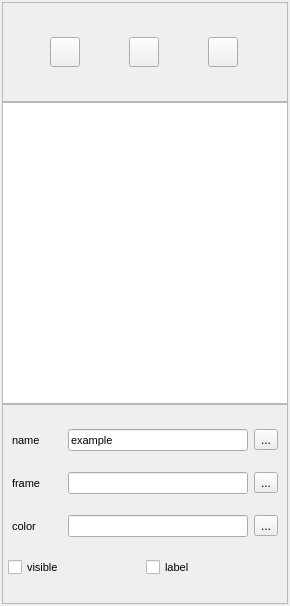
<?xml version="1.0" encoding="UTF-8"?>
<ui version="4.0">
 <class>ToolBar</class>
 <widget class="QWidget" name="ToolBar">
  <property name="windowModality">
   <enum>Qt::NonModal</enum>
  </property>
  <property name="enabled">
   <bool>true</bool>
  </property>
  <property name="geometry">
   <rect>
    <x>0</x>
    <y>0</y>
    <width>290</width>
    <height>606</height>
   </rect>
  </property>
  <property name="maximumSize">
   <size>
    <width>300</width>
    <height>16777215</height>
   </size>
  </property>
  <property name="windowTitle">
   <string>Form</string>
  </property>
  <property name="layoutDirection">
   <enum>Qt::LeftToRight</enum>
  </property>
  <property name="autoFillBackground">
   <bool>false</bool>
  </property>
  <property name="locale">
   <locale language="Chinese" country="China"/>
  </property>
  <layout class="QVBoxLayout" name="verticalLayout_3" stretch="0,1,0">
   <property name="spacing">
    <number>0</number>
   </property>
   <property name="sizeConstraint">
    <enum>QLayout::SetDefaultConstraint</enum>
   </property>
   <property name="leftMargin">
    <number>2</number>
   </property>
   <property name="topMargin">
    <number>2</number>
   </property>
   <property name="rightMargin">
    <number>2</number>
   </property>
   <property name="bottomMargin">
    <number>2</number>
   </property>
   <item>
    <widget class="QFrame" name="frame">
     <property name="minimumSize">
      <size>
       <width>0</width>
       <height>100</height>
      </size>
     </property>
     <property name="maximumSize">
      <size>
       <width>16777215</width>
       <height>100</height>
      </size>
     </property>
     <property name="frameShape">
      <enum>QFrame::StyledPanel</enum>
     </property>
     <property name="frameShadow">
      <enum>QFrame::Raised</enum>
     </property>
     <layout class="QVBoxLayout" name="verticalLayout_4">
      <property name="spacing">
       <number>2</number>
      </property>
      <property name="leftMargin">
       <number>0</number>
      </property>
      <property name="topMargin">
       <number>0</number>
      </property>
      <property name="rightMargin">
       <number>0</number>
      </property>
      <property name="bottomMargin">
       <number>0</number>
      </property>
      <item>
       <layout class="QHBoxLayout" name="horizontalLayout">
        <property name="spacing">
         <number>2</number>
        </property>
        <property name="sizeConstraint">
         <enum>QLayout::SetDefaultConstraint</enum>
        </property>
        <item>
         <widget class="QPushButton" name="button_load">
          <property name="maximumSize">
           <size>
            <width>30</width>
            <height>30</height>
           </size>
          </property>
          <property name="toolTip">
           <string>load</string>
          </property>
          <property name="layoutDirection">
           <enum>Qt::LeftToRight</enum>
          </property>
          <property name="autoFillBackground">
           <bool>false</bool>
          </property>
          <property name="text">
           <string/>
          </property>
         </widget>
        </item>
        <item>
         <widget class="QPushButton" name="button_clear">
          <property name="maximumSize">
           <size>
            <width>30</width>
            <height>30</height>
           </size>
          </property>
          <property name="toolTip">
           <string>clear</string>
          </property>
          <property name="text">
           <string/>
          </property>
         </widget>
        </item>
        <item>
         <widget class="QPushButton" name="button_refresh">
          <property name="maximumSize">
           <size>
            <width>30</width>
            <height>30</height>
           </size>
          </property>
          <property name="toolTip">
           <string>refresh</string>
          </property>
          <property name="text">
           <string/>
          </property>
         </widget>
        </item>
       </layout>
      </item>
     </layout>
    </widget>
   </item>
   <item>
    <widget class="QListWidget" name="list_cloud">
     <property name="maximumSize">
      <size>
       <width>16777215</width>
       <height>16777215</height>
      </size>
     </property>
    </widget>
   </item>
   <item>
    <widget class="QFrame" name="editor_frame">
     <property name="minimumSize">
      <size>
       <width>0</width>
       <height>200</height>
      </size>
     </property>
     <property name="frameShape">
      <enum>QFrame::StyledPanel</enum>
     </property>
     <property name="frameShadow">
      <enum>QFrame::Raised</enum>
     </property>
     <layout class="QHBoxLayout" name="horizontalLayout_10">
      <property name="spacing">
       <number>0</number>
      </property>
      <property name="leftMargin">
       <number>5</number>
      </property>
      <property name="topMargin">
       <number>5</number>
      </property>
      <property name="rightMargin">
       <number>5</number>
      </property>
      <property name="bottomMargin">
       <number>5</number>
      </property>
      <item>
       <widget class="QWidget" name="editor" native="true">
        <layout class="QVBoxLayout" name="verticalLayout_2" stretch="0,0,0,0,0">
         <property name="spacing">
          <number>2</number>
         </property>
         <property name="leftMargin">
          <number>0</number>
         </property>
         <property name="topMargin">
          <number>0</number>
         </property>
         <property name="rightMargin">
          <number>0</number>
         </property>
         <property name="bottomMargin">
          <number>0</number>
         </property>
         <item>
          <layout class="QHBoxLayout" name="horizontalLayout_2">
           <property name="spacing">
            <number>2</number>
           </property>
           <item>
            <widget class="QLabel" name="label_3">
             <property name="minimumSize">
              <size>
               <width>50</width>
               <height>0</height>
              </size>
             </property>
             <property name="maximumSize">
              <size>
               <width>50</width>
               <height>16777215</height>
              </size>
             </property>
             <property name="font">
              <font>
               <pointsize>8</pointsize>
              </font>
             </property>
             <property name="text">
              <string>name</string>
             </property>
            </widget>
           </item>
           <item>
            <widget class="QLineEdit" name="editor_cloud_name">
             <property name="maximumSize">
              <size>
               <width>180</width>
               <height>16777215</height>
              </size>
             </property>
             <property name="font">
              <font>
               <pointsize>8</pointsize>
              </font>
             </property>
             <property name="text">
              <string>example</string>
             </property>
            </widget>
           </item>
           <item>
            <widget class="QToolButton" name="toolButton">
             <property name="text">
              <string>...</string>
             </property>
            </widget>
           </item>
          </layout>
         </item>
         <item>
          <layout class="QHBoxLayout" name="horizontalLayout_3">
           <property name="spacing">
            <number>2</number>
           </property>
           <item>
            <widget class="QLabel" name="label">
             <property name="minimumSize">
              <size>
               <width>50</width>
               <height>0</height>
              </size>
             </property>
             <property name="maximumSize">
              <size>
               <width>50</width>
               <height>16777215</height>
              </size>
             </property>
             <property name="font">
              <font>
               <pointsize>8</pointsize>
              </font>
             </property>
             <property name="text">
              <string>frame</string>
             </property>
            </widget>
           </item>
           <item>
            <widget class="QLineEdit" name="editor_cloud_frame">
             <property name="maximumSize">
              <size>
               <width>180</width>
               <height>16777215</height>
              </size>
             </property>
            </widget>
           </item>
           <item>
            <widget class="QToolButton" name="toolButton_3">
             <property name="text">
              <string>...</string>
             </property>
            </widget>
           </item>
          </layout>
         </item>
         <item>
          <layout class="QHBoxLayout" name="horizontalLayout_11">
           <property name="spacing">
            <number>2</number>
           </property>
           <item>
            <widget class="QLabel" name="label_4">
             <property name="minimumSize">
              <size>
               <width>50</width>
               <height>0</height>
              </size>
             </property>
             <property name="maximumSize">
              <size>
               <width>50</width>
               <height>16777215</height>
              </size>
             </property>
             <property name="font">
              <font>
               <pointsize>8</pointsize>
              </font>
             </property>
             <property name="text">
              <string>color</string>
             </property>
            </widget>
           </item>
           <item>
            <widget class="QLineEdit" name="editor_cloud_color">
             <property name="maximumSize">
              <size>
               <width>180</width>
               <height>16777215</height>
              </size>
             </property>
            </widget>
           </item>
           <item>
            <widget class="QToolButton" name="toolButton_4">
             <property name="text">
              <string>...</string>
             </property>
            </widget>
           </item>
          </layout>
         </item>
         <item>
          <layout class="QHBoxLayout" name="horizontalLayout_4">
           <property name="spacing">
            <number>2</number>
           </property>
           <item>
            <widget class="QCheckBox" name="check_cloud_visible">
             <property name="font">
              <font>
               <pointsize>8</pointsize>
              </font>
             </property>
             <property name="text">
              <string>visible</string>
             </property>
            </widget>
           </item>
           <item>
            <widget class="QCheckBox" name="check_cloud_label">
             <property name="font">
              <font>
               <pointsize>8</pointsize>
              </font>
             </property>
             <property name="text">
              <string>label</string>
             </property>
            </widget>
           </item>
          </layout>
         </item>
         <item>
          <layout class="QHBoxLayout" name="horizontalLayout_5">
           <property name="spacing">
            <number>2</number>
           </property>
          </layout>
         </item>
        </layout>
       </widget>
      </item>
     </layout>
    </widget>
   </item>
  </layout>
 </widget>
 <resources/>
 <connections/>
</ui>
